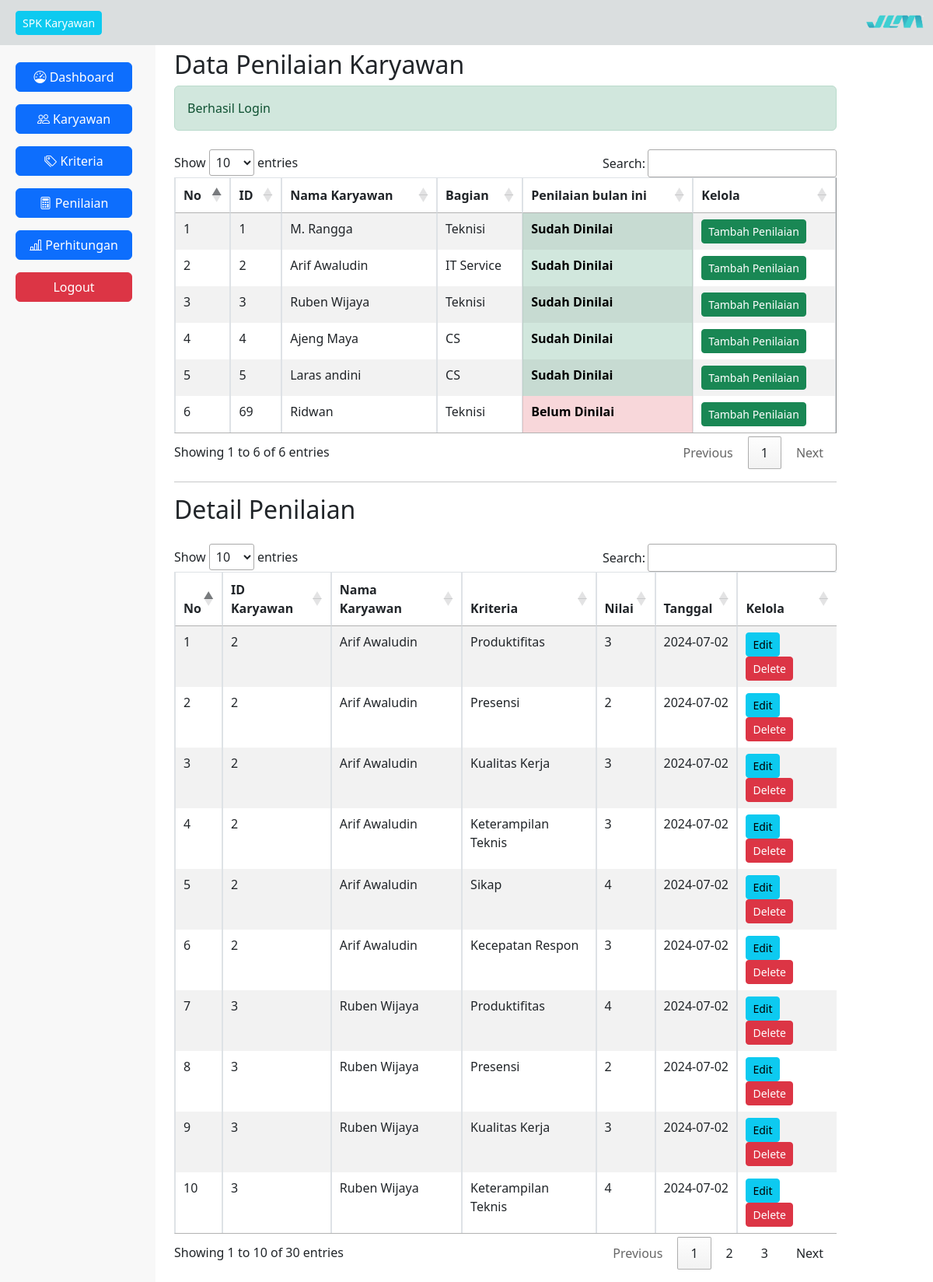
The app's page /page.php?q=penilaianView (signed in) with its own data.
### tables this page shows
CREATE TABLE `karyawan` (
  `id_karyawan` int(11) NOT NULL,
  `nama_karyawan` varchar(100) NOT NULL,
  `bagian` varchar(100) NOT NULL,
  `alamat` text NOT NULL,
  `no_hp` bigint(20) NOT NULL
);

CREATE TABLE `penilaian` (
  `id_penilaian` int(11) NOT NULL,
  `id_karyawan` int(11) NOT NULL,
  `id_kriteria` int(11) NOT NULL,
  `nilai` float NOT NULL,
  `tanggal_penilaian` date NOT NULL
);

CREATE TABLE `kriteria` (
  `id_kriteria` int(11) NOT NULL,
  `nama_kriteria` varchar(100) NOT NULL,
  `atribut` varchar(100) NOT NULL,
  `bobot` decimal(3,2) NOT NULL
);

### Models/Karyawan.php (called while the page is built, shortened)
<?php
require_once 'Database.php';
class Karyawan
{
    private $db;
    function __construct()
    {
        $database = new Database();
        $this->db = $database->getConnection();
    }
    function tampil_data()
    {
        $data = mysqli_query($this->db, "SELECT * FROM karyawan");
        $row = mysqli_fetch_all($data, MYSQLI_ASSOC);
        return $row;
    }
}

### Database.php (called while the page is built, shortened)
<?php
class Database
{
    public $host = "localhost";
    public $uname = "root";
    public $pass = "";
    public $db = "penilaian_saw";
    public function getConnection()
    {
        $this->conn = mysqli_connect($this->host, $this->uname, $this->pass);
        mysqli_select_db($this->conn, $this->db);
        return $this->conn;
    }
}

### Models/Penilaian.php (called while the page is built, shortened)
<?php
require_once 'Database.php';
class Penilaian
{
    private $db;
    function __construct()
    {
        $database = new Database();
        $this->db = $database->getConnection();
    }
    function tampil_data()
    {
        $data = mysqli_query($this->db, "SELECT
        p.id_penilaian,
        k.id_karyawan,
        k.nama_karyawan,
        kr.nama_kriteria,
        p.nilai,
        p.tanggal_penilaian
        FROM
        penilaian p
        INNER JOIN
        karyawan k ON p.id_karyawan = k.id_karyawan
        INNER JOIN
        kriteria kr ON p.id_kriteria = kr.id_kriteria;");
        $row = mysqli_fetch_all($data, MYSQLI_ASSOC);
        return $row;
    }
    function cek_penilaian_bulanan($id_karyawan)
    {
        $bulan = date('m');
        $tahun = date('Y');
        $sql = "SELECT COUNT(*) as count FROM penilaian WHERE id_karyawan = '$id_karyawan' AND MONTH(tanggal_penilaian) = '$bulan' AND YEAR(tanggal_penilaian) = '$tahun'";
        $result = mysqli_query($this->db, $sql);
        $row = mysqli_fetch_assoc($result);
        return $row['count'] > 0;
    }
}

### Views/penilaianView.php (the view, shortened to what this page needs)
<?php
include 'Models/Penilaian.php';
include 'Models/Karyawan.php';
$db1 = new Karyawan();
$db = new Penilaian();
?>
<h2 class='mt-3'>Data Penilaian Karyawan</h2>
<div class='table-responsive pt-2'>
    <table id="myTable1" class="table table-striped table-bordered" border="1">
        <thead>
            <tr>
                <th>No</th>
                <th>ID</th>
                <th>Nama Karyawan</th>
                <th>Bagian</th>
                <th>Penilaian bulan ini</th>
                <th>Kelola</th>
            </tr>
        </thead>
        <tbody>
            <?php
            $no = 1;
            foreach ($db1->tampil_data() as $karyawan) {
                $sudah_dinilai = $db->cek_penilaian_bulanan($karyawan['id_karyawan']);
            ?>
                <tr>
                    <td><?php echo $no++; ?></td>
                    <td><?php echo $karyawan['id_karyawan'] ?></td>
                    <td><?php echo $karyawan['nama_karyawan'] ?></td>
                    <td><?php echo $karyawan['bagian'] ?></td>
                    <td class="<?php echo $sudah_dinilai ? 'table-success' : 'table-danger'; ?>">
                        <?php echo $sudah_dinilai ? '<b>Sudah Dinilai</b>' : '<b>Belum Dinilai</b>'; ?>
                    </td>
                    <td>
                        <a href="../penilaian/page.php?q=penilaianInput&id_karyawan=<?php echo $karyawan['id_karyawan']; ?>&nama_karyawan=<?php echo $karyawan['nama_karyawan']; ?>"><button class="btn btn-sm btn-success">Tambah Penilaian</button></a>
                    </td>
                </tr>
            <?php
            }
            ?>
        </tbody>
    </table>
</div>
<hr>
<h2 class='mt-3'>Detail Penilaian</h2>
<div class='table-responsive pt-3'>
    <table id="myTable" class="table table-striped table-bordered" border="1">
        <thead>
            <tr>
                <th>No</th>
                <th>ID Karyawan</th>
                <th>Nama Karyawan</th>
                <th>Kriteria</th>
                <th>Nilai</th>
                <th>Tanggal</th>
                <th>Kelola</th>
            </tr>
        </thead>
        <tbody>
            <?php
            $no = 1;
            foreach ($db->tampil_data() as $penilaian) {
            ?>
                <tr>
                    <td><?php echo $no++; ?></td>
                    <td><?php echo $penilaian['id_karyawan'] ?></td>
                    <td><?php echo $penilaian['nama_karyawan'] ?></td>
                    <td><?php echo $penilaian['nama_kriteria'] ?></td>
                    <td><?php echo $penilaian['nilai'] ?></td>
                    <td><?php echo $penilaian['tanggal_penilaian'] ?></td>
                    <td>
                        <a href="../penilaian/page.php?q=penilaianEdit&id_penilaian=<?php echo $penilaian['id_penilaian']; ?>"><button class="btn btn-sm btn-info">Edit</button></a>
                        <a href="../penilaian/page.php?q=penilaianAct&id_karyawan=<?php echo $penilaian['id_karyawan']; ?>&tanggal_penilaian=<?php echo $penilaian['tanggal_penilaian']; ?>&aksi=hapus_data" onclick="return confirm('Apakah Anda yakin ingin menghapus semua kriteria penilaian data terpilih?')"><button class="btn btn-sm btn-danger">Delete</button></a>
                    </td>
                </tr>
            <?php
            }
            ?>
        </tbody>
    </table>
</div>

### records on screen
karyawan: id_karyawan "1", nama_karyawan "M. Rangga", bagian "Teknisi", shows "Sudah Dinilai"
karyawan: id_karyawan "2", nama_karyawan "Arif Awaludin", bagian "IT Service", shows "Sudah Dinilai"
karyawan: id_karyawan "3", nama_karyawan "Ruben Wijaya", bagian "Teknisi", shows "Sudah Dinilai"
karyawan: id_karyawan "4", nama_karyawan "Ajeng Maya", bagian "CS", shows "Sudah Dinilai"
karyawan: id_karyawan "5", nama_karyawan "Laras andini", bagian "CS", shows "Sudah Dinilai"
karyawan: id_karyawan "69", nama_karyawan "Ridwan", bagian "Teknisi", shows "Belum Dinilai"
penilaian: id_karyawan.id_karyawan "2", id_karyawan.nama_karyawan "Arif Awaludin", id_kriteria.nama_kriteria "Produktifitas", nilai "3", tanggal_penilaian "2024-07-02"
penilaian: id_karyawan.id_karyawan "2", id_karyawan.nama_karyawan "Arif Awaludin", id_kriteria.nama_kriteria "Presensi", nilai "2", tanggal_penilaian "2024-07-02"
penilaian: id_karyawan.id_karyawan "2", id_karyawan.nama_karyawan "Arif Awaludin", id_kriteria.nama_kriteria "Kualitas Kerja", nilai "3", tanggal_penilaian "2024-07-02"
penilaian: id_karyawan.id_karyawan "2", id_karyawan.nama_karyawan "Arif Awaludin", id_kriteria.nama_kriteria "Keterampilan Teknis", nilai "3", tanggal_penilaian "2024-07-02"
penilaian: id_karyawan.id_karyawan "2", id_karyawan.nama_karyawan "Arif Awaludin", id_kriteria.nama_kriteria "Sikap", nilai "4", tanggal_penilaian "2024-07-02"
penilaian: id_karyawan.id_karyawan "2", id_karyawan.nama_karyawan "Arif Awaludin", id_kriteria.nama_kriteria "Kecepatan Respon", nilai "3", tanggal_penilaian "2024-07-02"
penilaian: id_karyawan.id_karyawan "3", id_karyawan.nama_karyawan "Ruben Wijaya", id_kriteria.nama_kriteria "Produktifitas", nilai "4", tanggal_penilaian "2024-07-02"
penilaian: id_karyawan.id_karyawan "3", id_karyawan.nama_karyawan "Ruben Wijaya", id_kriteria.nama_kriteria "Presensi", nilai "2", tanggal_penilaian "2024-07-02"
penilaian: id_karyawan.id_karyawan "3", id_karyawan.nama_karyawan "Ruben Wijaya", id_kriteria.nama_kriteria "Kualitas Kerja", nilai "3", tanggal_penilaian "2024-07-02"
penilaian: id_karyawan.id_karyawan "3", id_karyawan.nama_karyawan "Ruben Wijaya", id_kriteria.nama_kriteria "Keterampilan Teknis", nilai "4", tanggal_penilaian "2024-07-02"

### other values on screen
$_SESSION['success'] "Berhasil Login"
